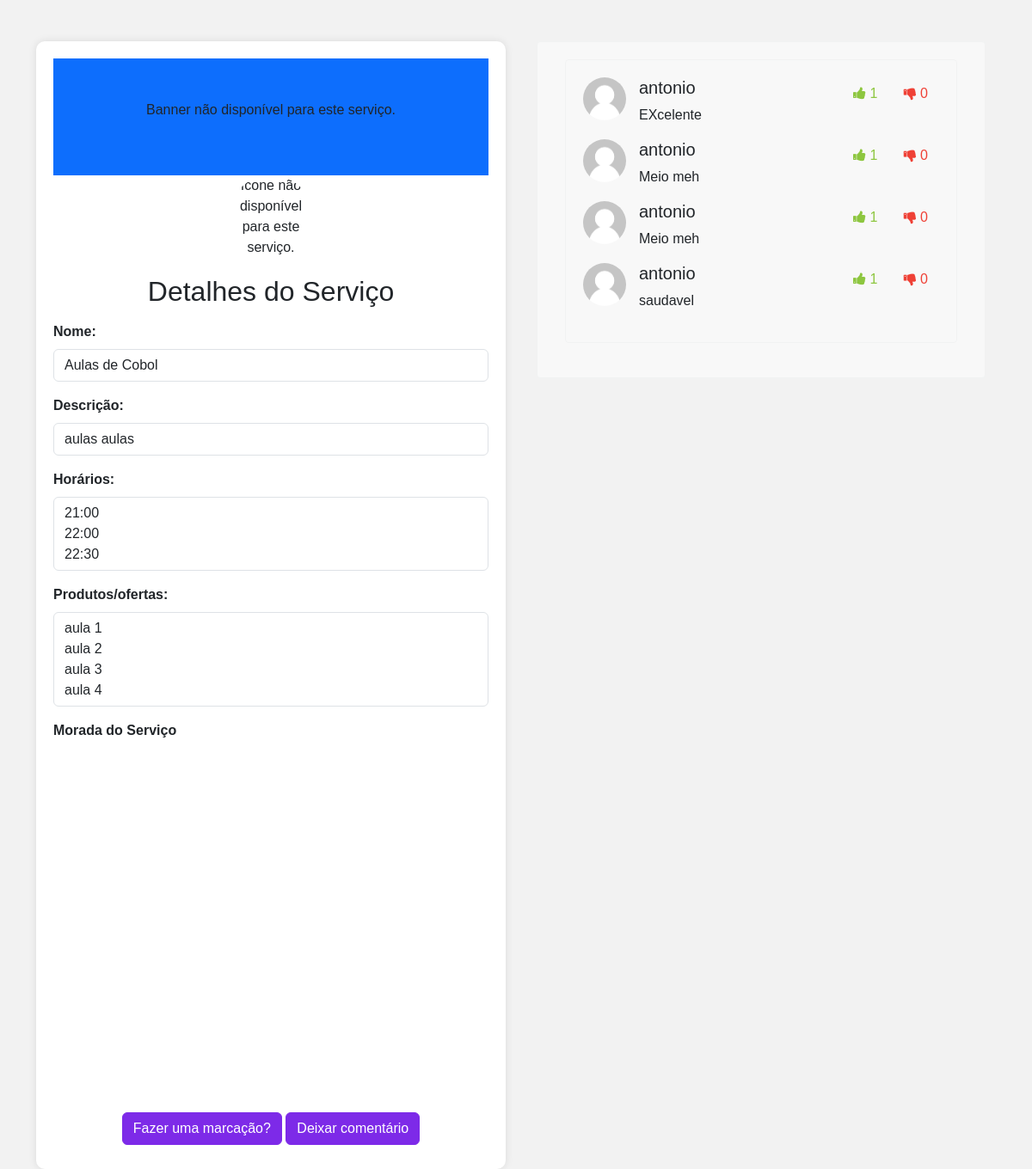
The page /my_scheduler_api/serviceDetail/3 on the database as committed earlier.
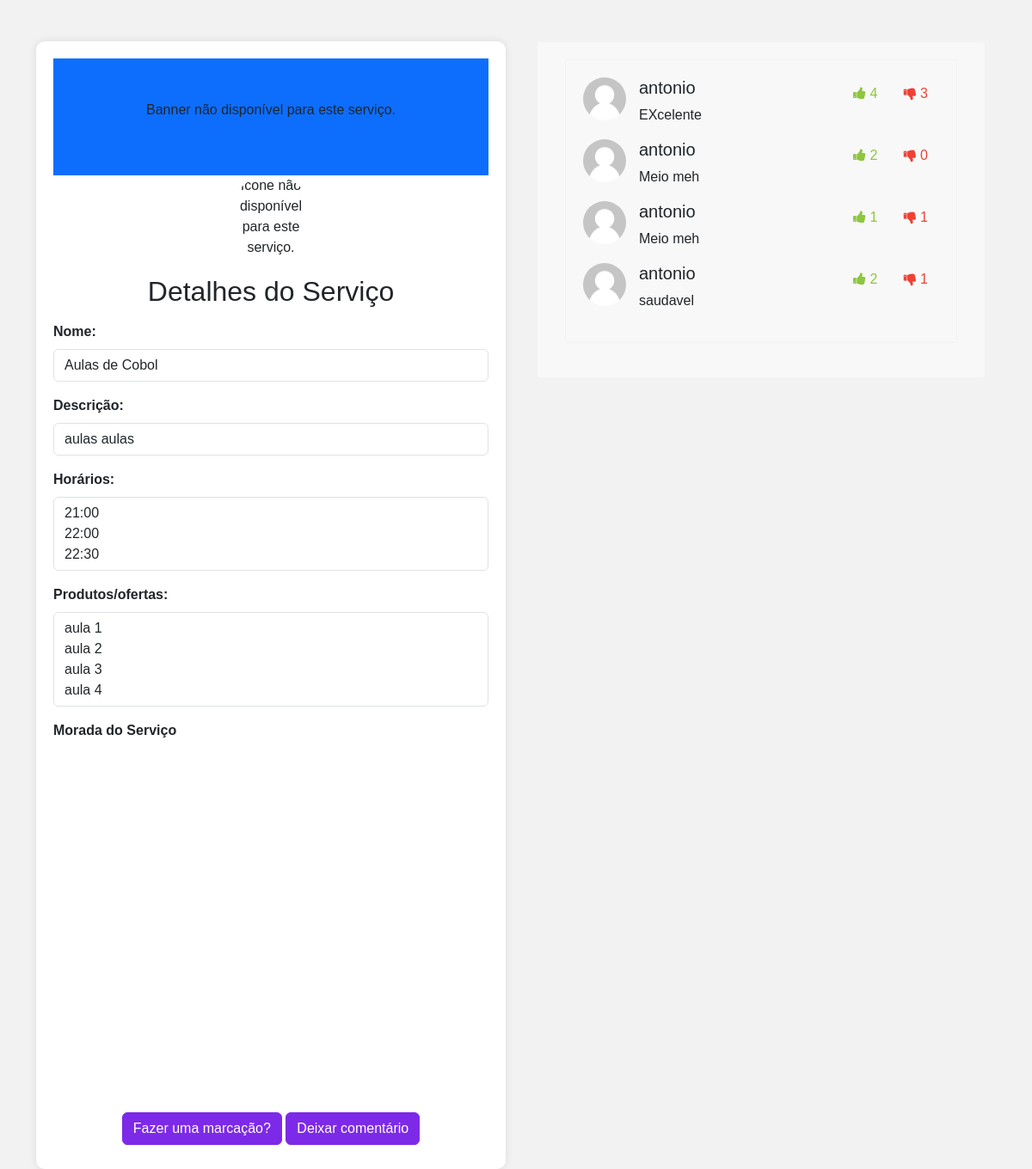
The same page on the database as committed later.
### my_scheduler_api/models.py (models this page shows, shortened)
class Review(models.Model):
    client = models.ForeignKey(Client, on_delete=models.CASCADE)
    service = models.ForeignKey(Services, on_delete=models.CASCADE)
    description = models.TextField()
    stars = models.SmallIntegerField()
    likes = models.BigIntegerField(default=0)
    dislikes = models.BigIntegerField(default=0)

class Client(models.Model):
    user = models.OneToOneField(User, on_delete=models.CASCADE)
    name = models.CharField(max_length=100)
    email = models.EmailField(max_length=100, unique=True)
    phone = models.CharField(max_length=15, unique=True)
    location = models.CharField(max_length=50)
    image = models.ImageField(default="static/media/profile_default.png")

### my_scheduler_api/views.py (the view)
# urls.py: path('serviceDetail/<int:servico_id>', views.service_detail, name='serviceDetail'),
def service_detail(request, servico_id):
    service = Services.objects.get(pk=servico_id)
    reviews = service.review_set.all()
    return render(request, 'serviceDetail.html', {'servico': service, 'reviews': reviews})

### my_scheduler_api/templates/serviceDetail.html (shortened to what the changed rows need)
<!DOCTYPE html>
<html lang="en">
<head>
    {% load static %}
    <link rel="stylesheet" type="text/css" href="{% static 'my_scheduler_api/bootstrap.min.css' %}"/>
    <link rel="stylesheet"
          href="https://cdnjs.cloudflare.com/ajax/libs/bootstrap-datepicker/1.9.0/css/bootstrap-datepicker.min.css">
    <link href="https://maxcdn.bootstrapcdn.com/font-awesome/4.3.0/css/font-awesome.min.css" rel="stylesheet">
</head>
<body class="bodyDiferent">
<div class="container mt-5 mb-5">
    <div class="row justify-content-center">
        <div class="col-lg-6">
            <div id="content">
                <div class="mb-3 text-center">
                    <h2>Detalhes do Serviço</h2>
                </div>
            </div>
        </div>
        <div class="col-lg-6">
            <div class="container">
                <div class="row">
                    <div class="col-md-12">
                        <div class="post-content">
                            <div class="post-container">
                                <div class="container">
                                    <div class="row">
                                        <div class="col-md-12">
                                            <div class="post-content">
                                                <div class="post-container">
                                                    {% for review in reviews %}
                                                        <img src="{{ review.client.image }}" alt="user"
                                                             class="profile-photo-md pull-left">
                                                        <div class="post-detail">
                                                            <div class="user-info">
                                                                <h5>{{ review.client.name }}</h5>
                                                            </div>
                                                            <div class="reaction">
                                                                <a href="#"
                                                                   class="btn text-green like-btn {% if review.liked_by_current_user %}active{% endif %}"
                                                                   data-review-id="{{ review.id }}"><i
                                                                        class="fa fa-thumbs-up"></i> {{ review.likes }}
                                                                </a>
                                                                <a href="#"
                                                                   class="btn text-red dislike-btn {% if review.disliked_by_current_user %}active{% endif %}"
                                                                   data-review-id="{{ review.id }}"><i
                                                                        class="fa fa-thumbs-down"></i> {{ review.dislikes }}
                                                                </a>
                                                            </div>
                                                            <div class="post-text">
                                                                <p> {{ review.description }}
                                                                        </p>
                                                            </div>
                                                        </div>
                                                    {% endfor %}
                                                </div>
                                            </div>
                                        </div>
                                    </div>
                                </div>
                            </div>
                        </div>
                    </div>
                </div>
            </div>
        </div>
    </div>
</div>
</body>
</html>

Rows that differ between the two databases and show on the page:
changed Review "EXcelente": likes "1" → "4"; dislikes "0" → "3"
changed Review (number 2 of 4 on the later page): likes "1" → "2"
changed Review (number 3 of 4 on the later page): dislikes "0" → "1"
changed Review "saudavel": likes "1" → "2"; dislikes "0" → "1"
